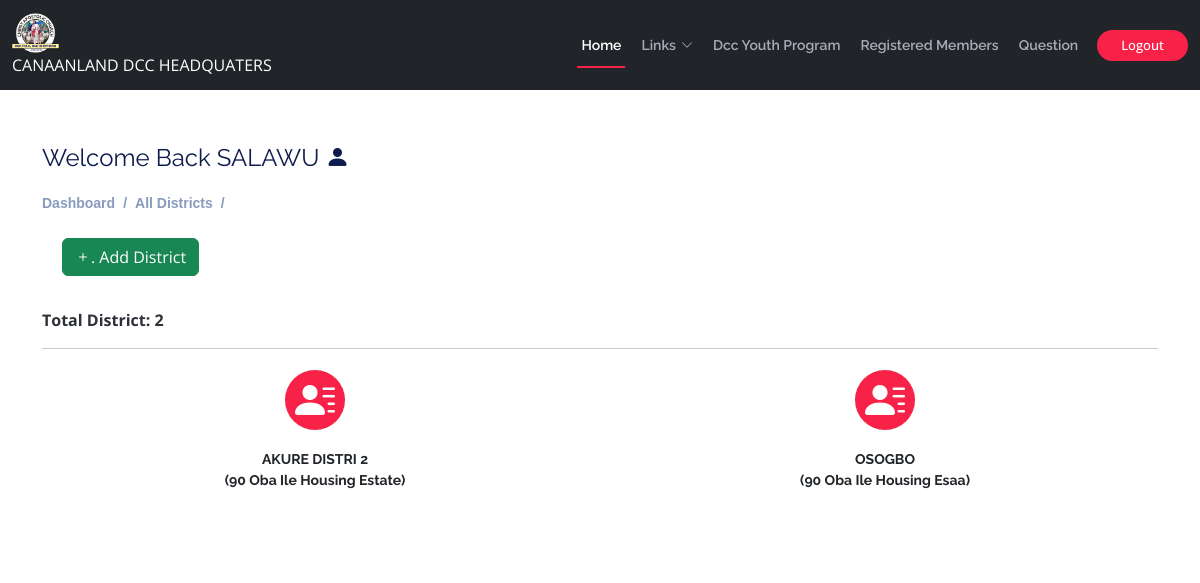
Screenshot of /admins/admin-district (signed in) with the database file from the repository.
### users/models.py (models this page shows, shortened)
class User(AbstractUser):
    username = None
    email = models.EmailField(max_length=150, unique=True, null=True, blank=True)
    phone = models.CharField(max_length=150,null=True, blank=True)
    district =models.ForeignKey(District,on_delete=models.SET_NULL,null=True, blank=True)
    objects=UserManager( )
    USERNAME_FIELD ='email'
    REQUIRED_FIELDS=['first_name','last_name']
    class Meta:
        ordering = ['-district']
        indexes = [
            models.Index(fields=['-district']),
        ]

class District(models.Model):
    name = models.CharField(max_length=500,unique=True, null=True,blank=True)
    address =models.CharField(max_length=1000,unique=True, null=True,blank=True)
    date = models.DateTimeField(auto_now_add=True,null=True)
    class Meta:
        ordering = ['name']
        indexes = [
            models.Index(fields=['name']),
        ]

### users/decorators.py (the view)
    def wrapper_function(request, *args, **kwargs):
        group= None
        if request.user.groups.exists():
            group = request.user.groups.all()[0].name
        if group != 'admin':
            return HttpResponse("You're not allow to view this page.")
        return view_func(request, *args,**kwargs)

### administrator/views.py (called while the page is built, shortened)
@login_required(login_url='admin-login')
@admin_only
def admin_district(request):
    form = DistrictForm()
    district=District.objects.all()
    return render(request, "adm/district.html",{'district':district,'form':form})

### templates/adm/district.html (shortened to what this page needs)
{% extends 'main.html' %}
{% load static %}
{% block content %}
<div class="container col-lg-12" data-aos="fade-up">
  <div class="pagetitle">
    <h4>Welcome Back {{request.user.first_name}} <i class="bi bi-person-fill"></i></h4>
    <nav>
      <ol class="breadcrumb">
        <li class="breadcrumb-item"><a href="{% url 'admin-dashboard' %}">Dashboard</a></li>
        <li class="breadcrumb-item">All Districts</li>
        <li class="breadcrumb-item"></li>
      </ol>
    </nav>
  </div>
  <div class="container-fluid">
  <button data-bs-toggle="modal" data-bs-target="#AddDistrict" type="button" class="btn btn-success m-2"><i class="bi bi-plus"></i>. Add District</button>
  </div>
    <div class="row mt-4">
        <b><span>Total District: {{district|length}}</span><hr></b>
        {% if district %}
        {% for i in district %}
        <div class="card col-lg-6  border-0">
          <center>
        <section id="counts" class="counts">
          <div class="container">
            <a href="{% url 'admin-disrict-details' i.id %}" class="text-dark">
              <div class="col-lg-6 col-6">
                <div class="count-box">
                  <i class="bi bi-person-lines-fill"></i><br>
                  <p><b>{{i.name}} <br>({{i.address}})</b></p>
                </div>
              </div>
            </a>
            </div>
        </section>
      </center>
        </div>
        {% endfor %}
        {% else %}
        <center ><h1 class='text-danger mt-4 font-weight-bolder'><i class="bi bi-x-circle"></i>  No District Found </h1></center>
        {% endif %}
</div>
</div>
{% endblock content %}

### static/assets/css/style.css (style rules this page uses)
.counts { background: white; padding: 30px 0 40px 0; }
.counts .count-box { padding: 30px 30px 25px 30px; width: 100%; position: relative; text-align: center; background: #fff; }
.counts .count-box i { position: absolute; top: -25px; left: 50%; transform: translateX(-50%); font-size: 40px; background: #f82249; padding: 12px; color: #fff; border-radius: 50px; display: inline-flex; align-items: center; justify-content: center; width: 60px; height: 60px; }
.counts .count-box p { padding: 0; margin: 0; font-family: "Raleway", sans-serif; font-size: 14px; }
body { background: #fff; color: #2f3138; font-family: "Open Sans", sans-serif; }
a { color: #f82249; text-decoration: none; transition: 0.5s; }
p { padding: 0; margin: 0 0 30px 0; }
h1, h2, h3, h4, h5, h6 { font-family: "Raleway", sans-serif; font-weight: 400; margin: 0 0 20px 0; padding: 0; color: #0e1b4d; }
.breadcrumb { font-size: 14px; font-family: "Nunito", sans-serif; color: #899bbd; font-weight: 600; }
.breadcrumb a { color: #899bbd; transition: 0.3s; }
.breadcrumb .breadcrumb-item::before { color: #899bbd; }

### rows the page displays
User: user.first_name "SALAWU"
District: name "AKURE DISTRI 2", address "90 Oba Ile Housing Estate"
District: name "OSOGBO", address "90 Oba Ile Housing Esaa"

### other values shown
{{ district|length }} "2"
